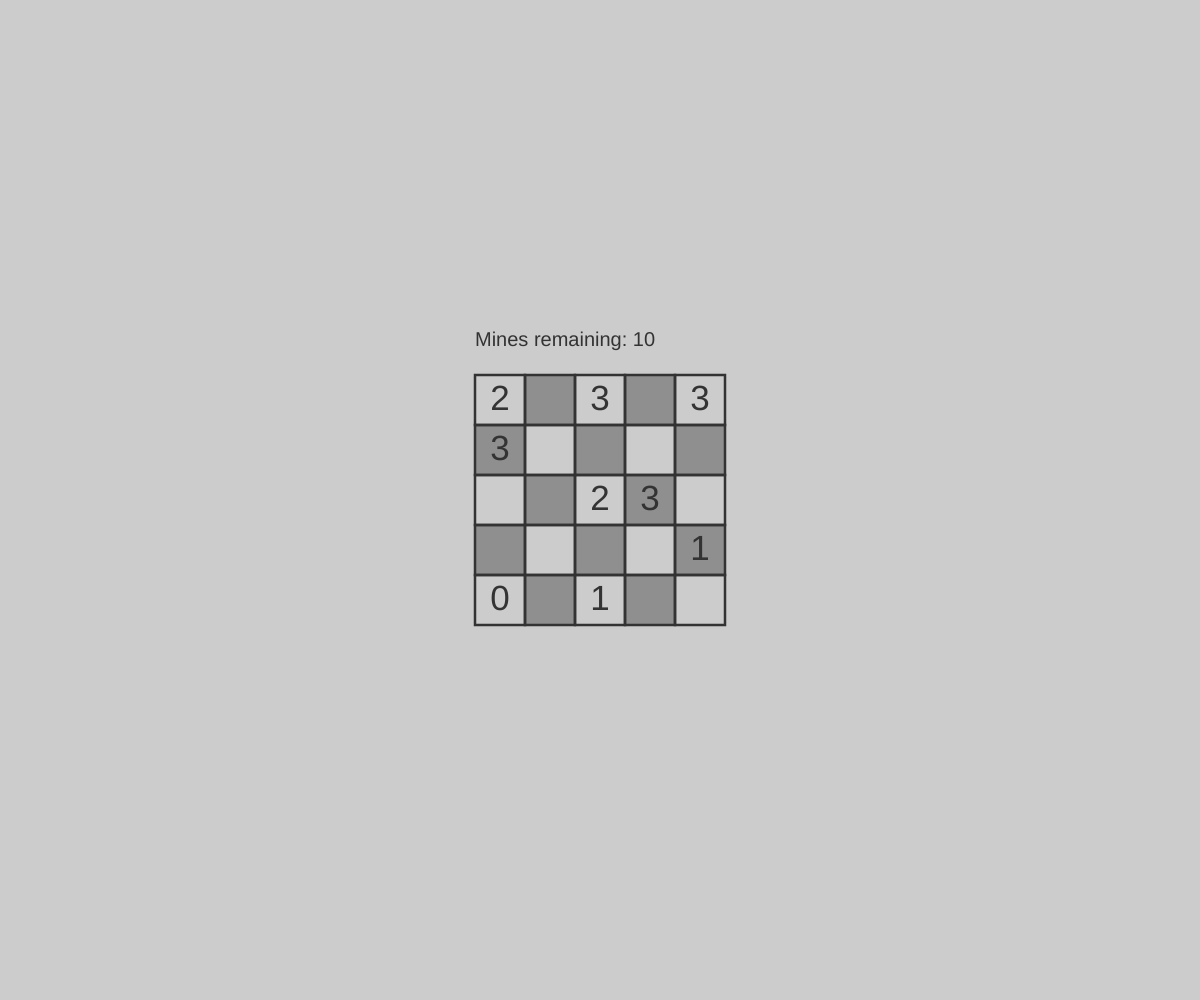
Frame 1 (no input)
Frame 60 (no input): identical to frame 1, image omitted
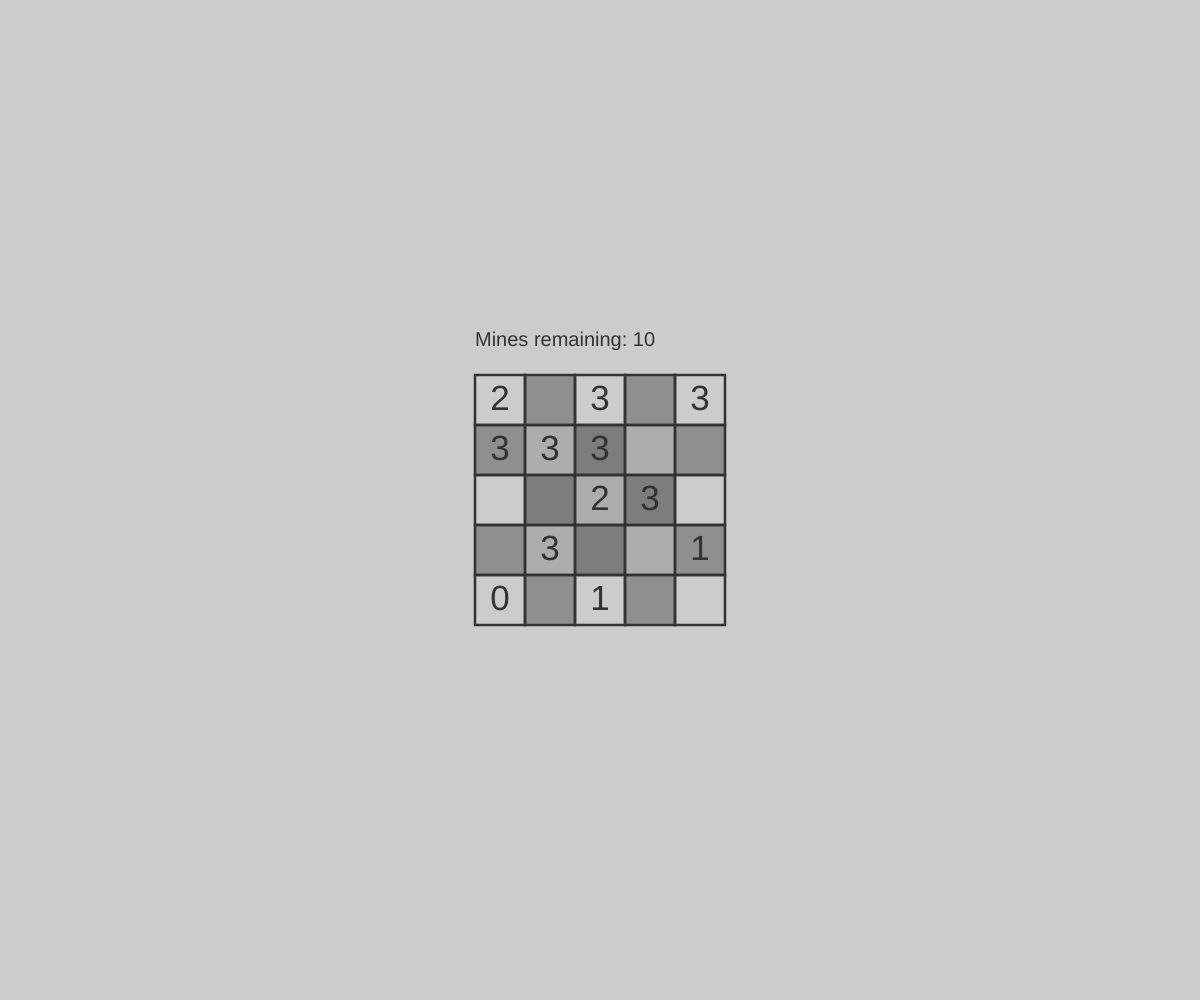
Frame 120 (the mouse pressed at the canvas centre since frame 60)

The p5.js sketch that drew these frames (run headless with seeded random() and noise() and a simulated clock; from frame 60 on, the mouse is pressed at the canvas centre):

// p5.js sketch
// ── sketch.js
document.oncontextmenu = _ => {
    return false;
  }
  
  const sz = 50;
  const cols = 5;
  const rows = 5;
  let mines = Array(cols).fill().map(_ => Array(rows).fill(0));
  let revealed = Array(cols).fill().map(_ => Array(rows).fill(1));
  let lie = Array(cols).fill().map(_ => Array(rows).fill().map(_ => Math.random() < 0.5 ? 0 : 1));
  let list = ["V", "M", "L", "W", "N", "X", "P", "E"];
  let clueType = Array(cols).fill().map(_ => Array(rows).fill().map(_ => list[Math.floor(Math.random() * 8)]));
  let numMines = 10;
  let mistakes = 0;
  let drawingMode = false;
  let drawing;
  let chessboard = true;
  
  function setup() {
    createCanvas(windowWidth, windowHeight);
    generatePuzzle();
    drawing = createGraphics(width, height);
  }
  
  function checkClueType(i, j, ct) {
    return getNeighbors === clueTypes[ct] || getNeighbors === clueTypes["#"] && clueType[i][j] === ct;
  }

  function isX(i, j) {
    return getNeighbors === clueTypes["X"] || getNeighbors === clueTypes["XW"] || getNeighbors === clueTypes["XP"] || getNeighbors === clueTypes["MX"] || getNeighbors === clueTypes["NX"] || getNeighbors === clueTypes["LX"] || getNeighbors === clueTypes["MNX"] || getNeighbors === clueTypes["MNXL"]
    || (getNeighbors === clueTypes["#"] && clueType[i][j] === "X");
  }

  function keyPressed() {
    if (key === "d") {
      drawingMode = !drawingMode;
    }
  }
  
  // Puzzle generation algorithm
  // - Put mines in random places & reveal everything that's not mines
  // - Unreveal a random cell
  // - See if the unrevealed cell could've been a mine
  //   - If it could've, rereveal the cell and try a different cell
  //   - Otherwise, leave it unrevealed and repeat
  // - Stop when every cell has been eliminated
  // This ensures that all puzzles can be solved without guessing
  function generatePuzzle() {
    let remaining;
    let mineSpots;
    do {
      remaining = numMines;
      mineSpots = [];
      mines = Array(cols).fill().map(_ => Array(rows).fill(0));
      while (remaining > 0) {
        const i = floor(random(cols));
        const j = floor(random(rows));
        if (!mines[i][j]) {
          mines[i][j] = 1;
          revealed[i][j] = 0;
          mineSpots.push([i, j]);
          remaining--;
        }
      }
    } while (!restriction());
    //remaining = 8;
    let options = [];
    for (let i = 0; i < cols; i++) {
      for (let j = 0; j < rows; j++) {
        if (!mines[i][j]) {
          options.push([i, j]);
        }
      }
    }
    //let failures = 3;
    while (options.length > 0) {
      const [i, j] = random(options);
      revealed[i][j] = 0;
      mineSpots.push([i, j]);
      const choices = choose(numMines, mineSpots);
      let found = false;
      outer: for (const c of choices) {
        const choice = c.map(n => mineSpots[n]);
        let newMines = Array(cols).fill().map(_ => Array(rows).fill(0));
        for (const [newI, newJ] of choice) {
          newMines[newI][newJ] = 1;
        }
        if (!newMines[i][j] || !restriction(newMines)) {
          continue;
        }
        for (let newI = 0; newI < cols; newI++) {
          for (let newJ = 0; newJ < rows; newJ++) {
            if (revealed[newI][newJ] && getNeighbors(newI, newJ) !== getNeighbors(newI, newJ, newMines)) {
              continue outer;
            }
          }
        }
        found = true;
      }
      if (found) {
        revealed[i][j] = 1;
        // Does this have to be in here? Idk
        for (let n = mineSpots.length-1; n >= 0; n--) {
          if (mineSpots[n][0] === i && mineSpots[n][1] === j) {
            mineSpots.splice(n, 1);
          }
        }
        // failures--;
        // if (failures <= 0) {
        //   return;
        // }
      }
      for (let n = options.length-1; n >= 0; n--) {
        if (options[n][0] === i && options[n][1] === j) {
          options.splice(n, 1);
        }
      }
    }
  }
  
  // Algorithm to enumerate all ways to choose num elements from arr
  function choose(num, arr, start=0) {
    if (num === 1) {
      let choices = [];
      for (let i = start; i < arr.length; i++) {
        choices.push(i);
      }
      return choices;
    }
    let choices = [];
    for (let i = start; i <= arr.length-num; i++) {
      let subchoices = choose(num-1, arr, i+1);
      subchoices = subchoices.map(x => [i].concat(x));
      choices = choices.concat(subchoices);
    }
    return choices;
  }
  
  function mousePressed() {
    if (!drawingMode) {
      const mx = mouseX -  width/2 + cols*sz/2;
      const my = mouseY - height/2 + rows*sz/2;
      const i = floor(mx / sz);
      const j = floor(my / sz);
      if (mouseButton === LEFT) {
        if (!revealed[i][j]) {
          reveal(i, j, false);
        } else if (!mines[i][j]) {
          for (let ni = i-1; ni <= i+1; ni++) {
            for (let nj = j-1; nj <= j+1; nj++) {
              reveal(ni, nj, false);
            }
          }
        }
      } else if (mouseButton === RIGHT) {
        if (!revealed[i][j]) {
          reveal(i, j, true);
        } else if (!mines[i][j]) {
          for (let ni = i-1; ni <= i+1; ni++) {
            for (let nj = j-1; nj <= j+1; nj++) {
              reveal(ni, nj, true);
            }
          }
        }
      }
    }
  }
  
  function reveal(i, j, isMine) {
    if (i >= 0 && i < cols && j >= 0 && j < rows) {
      if (!isMine && !revealed[i][j]) {
        if (mines[i][j]) {
          mistakes++;
        } else {
          revealed[i][j] = 1;
        }
      } else if (isMine && !revealed[i][j]) {
        if (!mines[i][j]) {
          mistakes++;
        } else {
          revealed[i][j] = 1;
          numMines--;
        }
      }
    }
  }
  
  function draw() {
    background(204);
    if (drawingMode && mouseIsPressed) {
      if (mouseButton === LEFT) {
        drawing.stroke(0);
        drawing.strokeWeight(8);
        drawing.line(pmouseX, pmouseY, mouseX, mouseY);
      } else if (mouseButton === RIGHT) {
        // // hack to make it erase things
        // drawing.stroke(255);
        // drawing.strokeWeight(8);
        // drawing.line(pmouseX, pmouseY, mouseX, mouseY);
        // drawing.loadPixels();
        // const d = drawing.pixelDensity();
        // const minX = min(pmouseX, mouseX)*d;
        // const maxX = max(pmouseX, mouseX)*d;
        // const minY = min(pmouseY, mouseY)*d;
        // const maxY = max(pmouseY, mouseY)*d;
        // for (let x = minX-24; x <= maxX+24; x++) {
        //   for (let y = minY-24; y <= maxY+24; y++) {
        //     const idx = (x + y * drawing.width * d) * 4;
        //     if (drawing.pixels[idx] > 128) {
        //       drawing.pixels[idx+0] = 0;
        //       drawing.pixels[idx+1] = 0;
        //       drawing.pixels[idx+2] = 0;
        //       drawing.pixels[idx+3] = 0;
        //     }
        //   }
        // }
        // drawing.updatePixels();
        drawing.clear();
      }
    }
    push();
    translate(-cols*sz/2, -rows*sz/2);
    translate(width/2, height/2);
    for (let i = 0; i < cols; i++) {
      for (let j = 0; j < rows; j++) {
        if (revealed[i][j]) {
          noStroke();
          if (mines[i][j]) {
            fill(102, 102, 51);
            square(i*sz + sz*0.25, j*sz + sz*0.25, sz*0.5);
          } else {
            let complete = true;
            for (let ni = i-1; ni <= i+1; ni++) {
              for (let nj = j-1; nj <= j+1; nj++) {
                if (ni >= 0 && ni < cols && nj >= 0 && nj < rows && !revealed[ni][nj]) {
                  complete = false;
                }
              }
            }
            if (complete) {
              fill(102);
            } else {
              fill(51);
            }
            textAlign(CENTER, CENTER);
            textSize(sz*0.7);
            const neighbors = getNeighbors(i, j);
            // Spaghetti code to make Tapa clues work
            if (typeof neighbors === "string") {
              if (neighbors.length === 3) {
                textSize(sz*0.5);
                text(neighbors, i*sz + sz*0.5, j*sz + sz*0.5);
              } else if (neighbors.length === 5) {
                textSize(sz*0.5);
                text(neighbors.slice(0, 3), i*sz + sz*0.5, j*sz + sz*0.3);
                text(neighbors[4], i*sz + sz*0.5, j*sz + sz*0.7);
              } else if (neighbors.length === 7) {
                textSize(sz*0.5);
                text(neighbors.slice(0, 3), i*sz + sz*0.5, j*sz + sz*0.3);
                text(neighbors.slice(4, 7), i*sz + sz*0.5, j*sz + sz*0.7);
              } else {
                text(neighbors, i*sz + sz*0.5, j*sz + sz*0.5);
              }
            } else {
              text(neighbors, i*sz + sz*0.5, j*sz + sz*0.5);
            }
            if (getNeighbors === clueTypes["#"]) {
              textAlign(RIGHT, BOTTOM);
              textSize(sz*0.25);
              text(clueType[i][j], i*sz + sz - 2, j*sz + sz - 2);
            }
          }
        }
        stroke(51);
        strokeWeight(sz*0.05);
        noFill();
        square(i*sz, j*sz, sz);
      }
    }
    if (chessboard) {
      for (let i = 0; i < cols; i++) {
        for (let j = 0; j < rows; j++) {
          if ((i+j) % 2 !== 0) {
            noStroke();
            fill(51, 102);
            square(i*sz, j*sz, sz);
          }
        }
      }
    }
    if (!drawingMode) {
      const mx = mouseX -  width/2 + cols*sz/2;
      const my = mouseY - height/2 + rows*sz/2;
      const i = floor(mx / sz);
      const j = floor(my / sz);
      if (i >= 0 && i < cols && j >= 0 && j < rows) {
        noStroke();
        fill(51, 51);
        if (revealed[i][j] && !mines[i][j]) {
          if (isX(i, j)) {
            square(i*sz, j*sz, sz);
            if (j-1 >= 0) square(i*sz, (j-1)*sz, sz);
            if (j-2 >= 0) square(i*sz, (j-2)*sz, sz);
            if (i+1 < cols) square((i+1)*sz, j*sz, sz);
            if (i+2 < cols) square((i+2)*sz, j*sz, sz);
            if (j+1 < rows) square(i*sz, (j+1)*sz, sz);
            if (j+2 < rows) square(i*sz, (j+2)*sz, sz);
            if (i-1 >= 0) square((i-1)*sz, j*sz, sz);
            if (i-2 >= 0) square((i-2)*sz, j*sz, sz);
          } else {
            for (let ni = i-1; ni <= i+1; ni++) {
              for (let nj = j-1; nj <= j+1; nj++) {
                if (ni >= 0 && ni < cols && nj >= 0 && nj < rows) {
                  square(ni*sz, nj*sz, sz);
                }
              }
            }
          }
        } else {
          square(i*sz, j*sz, sz);
        }
      }
    }
    textAlign(LEFT, BOTTOM);
    textSize(20);
    noStroke();
    fill(51);
    text(`Mines remaining: ${numMines}`, 0, -25);
    // text(`Mistakes: ${mistakes}`, 0, -5);
    pop();
    image(drawing, 0, 0);
  }
// ── cluetypes.js
const clueTypes = {
    "V": (i, j, m=mines) => {
      let neighbors = 0;
      for (let ni = i-1; ni <= i+1; ni++) {
        for (let nj = j-1; nj <= j+1; nj++) {
          if (ni >= 0 && ni < cols && nj >= 0 && nj < rows && m[ni][nj]) {
            neighbors++;
          }
        }
      }
      return neighbors;
    },
    "M": (i, j, m=mines) => {
      let neighbors = 0;
      for (let ni = i-1; ni <= i+1; ni++) {
        for (let nj = j-1; nj <= j+1; nj++) {
          if (ni >= 0 && ni < cols && nj >= 0 && nj < rows && m[ni][nj]) {
            neighbors += (ni+nj) % 2 !== 0 ? 2 : 1;
          }
        }
      }
      return neighbors;
    },
    "L": (i, j, m=mines) => {
      let neighbors = 0;
      for (let ni = i-1; ni <= i+1; ni++) {
        for (let nj = j-1; nj <= j+1; nj++) {
          if (ni >= 0 && ni < cols && nj >= 0 && nj < rows && m[ni][nj]) {
            neighbors++;
          }
        }
      }
      return neighbors + (lie[i][j] ? 1 : -1);
    },
    "W": (i, j, m=mines) => {
      const offs = [[-1, -1], [-1, 0], [-1, 1], [0, 1], [1, 1], [1, 0], [1, -1], [0, -1]];
      let neighbors = [];
      let lastNeighborWasMine = false;
      let neighbor1WasMine = false;
      let neighbor8WasMine = false;
      for (const [ioff, joff] of offs) {
        const ni = i-ioff;
        const nj = j-joff;
        if (ni >= 0 && ni < cols && nj >= 0 && nj < rows && m[ni][nj]) {
          if (!lastNeighborWasMine) {
            neighbors.push(0);
          }
          neighbors[neighbors.length-1]++;
          lastNeighborWasMine = true;
          if (ioff === -1 && joff === -1) {
            neighbor1WasMine = true;
          } else if (ioff === 0 && joff === -1) {
            neighbor8WasMine = true;
          }
        } else {
          lastNeighborWasMine = false;
        }
      }
      if (neighbor1WasMine && neighbor8WasMine) {
        neighbors[0] += neighbors.pop();
      }
      if (neighbors.length === 0) {
        neighbors.push(0);
      }
      neighbors.sort((a, b) => a - b);
      return neighbors.join(" ");
    },
    "N": (i, j, m=mines) => {
      let neighbors = 0;
      for (let ni = i-1; ni <= i+1; ni++) {
        for (let nj = j-1; nj <= j+1; nj++) {
          if (ni >= 0 && ni < cols && nj >= 0 && nj < rows && m[ni][nj]) {
            neighbors += (ni+nj) % 2 !== 0 ? -1 : 1;
          }
        }
      }
      return abs(neighbors);
    },
    "X": (i, j, m=mines) => {
      let neighbors = 0;
      if (j-1 >= 0)   neighbors += m[i][j-1];
      if (j-2 >= 0)   neighbors += m[i][j-2];
      if (i+1 < cols) neighbors += m[i+1][j];
      if (i+2 < cols) neighbors += m[i+2][j];
      if (j+1 < rows) neighbors += m[i][j+1];
      if (j+2 < rows) neighbors += m[i][j+2];
      if (i-1 >= 0)   neighbors += m[i-1][j];
      if (i-2 >= 0)   neighbors += m[i-2][j];
      return neighbors;
    },
    "P": (i, j, m=mines) => {
      const offs = [[-1, -1], [-1, 0], [-1, 1], [0, 1], [1, 1], [1, 0], [1, -1], [0, -1]];
      let neighbors = [];
      let lastNeighborWasMine = false;
      let neighbor1WasMine = false;
      let neighbor8WasMine = false;
      for (const [ioff, joff] of offs) {
        const ni = i-ioff;
        const nj = j-joff;
        if (ni >= 0 && ni < cols && nj >= 0 && nj < rows && m[ni][nj]) {
          if (!lastNeighborWasMine) {
            neighbors.push(0);
          }
          neighbors[neighbors.length-1]++;
          lastNeighborWasMine = true;
          if (ioff === -1 && joff === -1) {
            neighbor1WasMine = true;
          } else if (ioff === 0 && joff === -1) {
            neighbor8WasMine = true;
          }
        } else {
          lastNeighborWasMine = false;
        }
      }
      if (neighbor1WasMine && neighbor8WasMine) {
        neighbors[0] += neighbors.pop();
      }
      return neighbors.length;
    },
    "E": (i, j, m=mines) => {
      let posI = i;
      let posJ = j;
      let total = 0;
      while (posJ >= 0 && !m[posI][posJ]) {
        posJ--;
        total++;
      }
      posJ = j;
      while (posI < cols && !m[posI][posJ]) {
        posI++;
        total++;
      }
      posI = i;
      while (posJ < rows && !m[posI][posJ]) {
        posJ++;
        total++;
      }
      posJ = j;
      while (posI >= 0 && !m[posI][posJ]) {
        posI--;
        total++;
      }
      return total - 3; // Subtract 3 because this code would count the clue cell itself 4 times;
    },
    "B3": (i, j, m=mines) => {
      return base3DigitSum(clueTypes.V(i, j, m));
    },
    "MB3": (i, j, m=mines) => {
      return base3DigitSum(clueTypes.M(i, j, m));
    },
    "#": (i, j, m=mines) => {
      const ct = clueType[i][j];
      return clueTypes[ct](i, j, m);
    }
  }
  
  const getNeighbors = clueTypes.MB3;
  
  // Normal minesweeper clues
  
  // Mines in shaded cells count as two
  
  // Each clue is either one more or one less than it should be
  
  // Tapa clues
  
  // Clues indicate the difference between mines on shaded cells and mines on unshaded cells
  
  // Clues focus on the 5x5 "plus shape" around them rather than the 3x3 box
  
  // Like Tapa clues, but the clues only show the number of groups rather than the groups themselves
  
  // Number of non-mine squares visible from the clue square (including the clue square itself)

  function base3DigitSum(n) {
    return n.toString(3).split("").reduce((a, b) => a + parseInt(b), 0);
  }
// ── restrictions.js
const restrictions = {
    "V": (m=mines) => true,
    "Q": (m=mines) => {
      for (let i = 0; i < cols-1; i++) {
        for (let j = 0; j < rows-1; j++) {
          if (!m[i][j] && !m[i+1][j] && !m[i][j+1] && !m[i+1][j+1]) {
            return false;
          }
        }
      }
      return true;
    },
    "C": (m=mines) => {
      // Algorithm:
      // - Locate a mine (doesn't matter which one)
      // - Do a BFS from there
      // - If that hits every mine, return true. Otherwise, return false
      let firstMineI = -1, firstMineJ = -1;
      outer: for (let i = 0; i < cols; i++) {
        for (let j = 0; j < rows; j++) {
          if (m[i][j]) {
            firstMineI = i;
            firstMineJ = j;
            break outer;
          }
        }
      }
      let visited = Array(cols).fill().map(_ => Array(rows).fill(0));
      let queue = [[firstMineI, firstMineJ]];
      while (queue.length > 0) {
        const [i, j] = queue.shift();
        visited[i][j] = 1;
        for (let ni = i-1; ni <= i+1; ni++) {
          for (let nj = j-1; nj <= j+1; nj++) {
            if (ni >= 0 && ni < cols && nj >= 0 && nj < rows && !visited[ni][nj] && m[ni][nj]) {
              queue.push([ni, nj]);
            }
          }
        }
      }
      for (let i = 0; i < cols; i++) {
        for (let j = 0; j < rows; j++) {
          if (!visited[i][j] && m[i][j]) {
            return false;
          }
        }
      }
      return true;
    },
    "T": (m=mines) => {
      for (let i = 0; i < cols; i++) {
        for (let j = 0; j < rows; j++) {
          if (i < cols-2 && m[i][j] && m[i+1][j] && m[i+2][j]) {
            return false;
          }
          if (j < rows-2 && m[i][j] && m[i][j+1] && m[i][j+2]) {
            return false;
          }
          if (i < cols-2 && j < rows-2) {
            if (m[i][j] && m[i+1][j+1] && m[i+2][j+2]) {
              return false;
            }
            if (m[i][j+2] && m[i+1][j+1] && m[i+2][j]) {
              return false;
            }
          }
        }
      }
      return true;
    },
    "D": (m=mines) => {
      for (let i = 0; i < cols; i++) {
        for (let j = 0; j < rows; j++) {
          if (m[i][j]) {
            let adjacent = 0;
            if (j-1 >= 0)   adjacent += m[i][j-1];
            if (i+1 < cols) adjacent += m[i+1][j];
            if (j+1 < rows) adjacent += m[i][j+1];
            if (i-1 >= 0)   adjacent += m[i-1][j];
            if (adjacent !== 1) {
              return false;
            }
          }
        }
      }
      return true;
    },
    "S": (m=mines) => {
      let oneCount = 0;
      let twoCount = 0;
      for (let i = 0; i < cols; i++) {
        for (let j = 0; j < rows; j++) {
          if (m[i][j]) {
            let adjacent = 0;
            if (j-1 >= 0)   adjacent += m[i][j-1];
            if (i+1 < cols) adjacent += m[i+1][j];
            if (j+1 < rows) adjacent += m[i][j+1];
            if (i-1 >= 0)   adjacent += m[i-1][j];
            if (adjacent === 1) {
              oneCount++;
            } else if (adjacent === 2) {
              twoCount++;
            }
          }
        }
      }
      return restrictions.C(m) && oneCount === 2 && twoCount === numMines-2;
    },
    "B": (m=mines) => {
      const num = numMines / cols;
      for (let i = 0; i < cols; i++) {
        let count = 0;
        for (let j = 0; j < rows; j++) {
          count += m[i][j];
        }
        if (count !== num) {
          return false;
        }
      }
      for (let j = 0; j < rows; j++) {
        let count = 0;
        for (let i = 0; i < cols; i++) {
          count += m[i][j];
        }
        if (count !== num) {
          return false;
        }
      }
      return true;
    },
    "XB": (m=mines) => {
      // All rows and columns must have different numbers of mines
      let rowCounts = Array(rows).fill(0);
      let colCounts = Array(cols).fill(0);
      for (let i = 0; i < cols; i++) {
        for (let j = 0; j < rows; j++) {
          rowCounts[j] += m[i][j];
          colCounts[i] += m[i][j];
        }
      }
      return new Set(rowCounts).size === rows && new Set(colCounts).size === cols;
    },
    // "XM": (m=mines) => {
    //   const center = Math.floor(cols/2);
    //   for (let i = 0; i < center; i++) {
    //     if (i == cols-1-i) {
    //       continue;
    //     }
    //     for (let j = 0; j < rows; j++) {
    //       if (m[i][j] && m[cols-1-i][j]) {
    //         return false;
    //       }
    //     }
    //   }
    // }
    "T2": (m=mines) => {
      // There may be no set of three mines in a row, orthogonally
      // There may be no set of three non-mines in a row, orthogonally
      for (let i = 0; i < cols-2; i++) {
        for (let j = 0; j < rows; j++) {
          if (m[i][j] && m[i+1][j] && m[i+2][j]) {
            return false;
          }
          if (!m[i][j] && !m[i+1][j] && !m[i+2][j]) {
            return false;
          }
        }
      }

      for (let i = 0; i < cols; i++) {
        for (let j = 0; j < rows-2; j++) {
          if (m[i][j] && m[i][j+1] && m[i][j+2]) {
            return false;
          }
          if (!m[i][j] && !m[i][j+1] && !m[i][j+2]) {
            return false;
          }
        }
      }
    }
  }
  
  const restriction = restrictions.V;
  
  // No restrictions (normal minesweeper)
  
  // Every 2x2 box must contain at least one mine
  
  // All mines must be orthogonally or diagonally connected
  
  // There may be no set of three mines in a row, orthogonally or diagonally
  
  // All mines must come in dominoes that don't touch each other
  
  // All rows and columns must have the same number of mines
  
